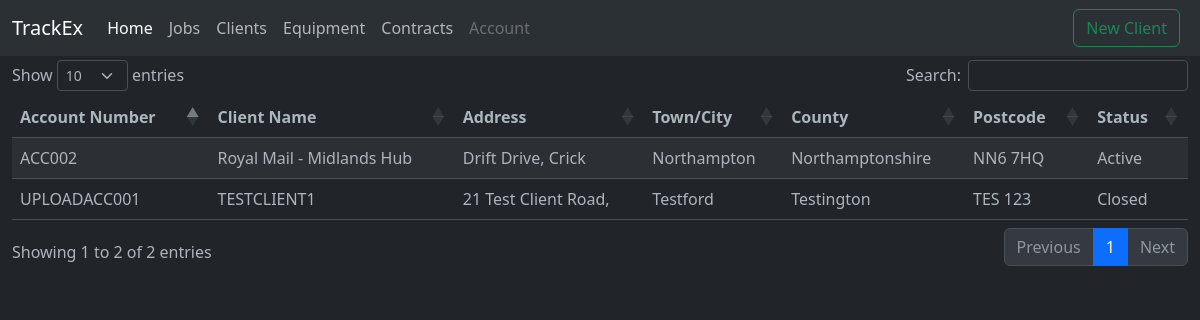
Before: /clients with the older database file.
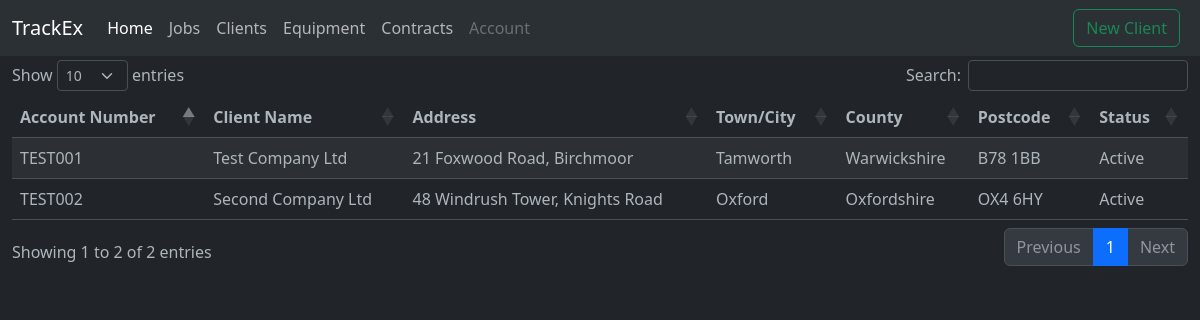
After: the same page with the newer database file.
### tables this page shows
CREATE TABLE clients (
            id INTEGER PRIMARY KEY AUTOINCREMENT,
            account_number TEXT,
            client_name TEXT,
            address_line_1 TEXT,
            address_line_2 TEXT,
            town_city TEXT,
            county TEXT,
            postcode TEXT,
            phone_number TEXT,
            status TEXT,
            date_stamp TEXT
        );

### app.py (the view)
@app.route('/clients')
def clients():
    search_query = request.args.get('search', '', type=str)
    success_message = request.args.get('success', '')
    error_message = request.args.get('error', '')
    conn = get_db()
    if search_query:
        query = '''
            SELECT * FROM clients
            WHERE account_number LIKE ? OR client_name LIKE ? OR address_line_1 LIKE ?
            OR address_line_2 LIKE ? OR town_city LIKE ? OR county LIKE ?
            OR postcode LIKE ? OR phone_number LIKE ? OR status LIKE ?
            ORDER BY id
        '''
        search_params = (f"%{search_query}%",) * 8
        clients = conn.execute(query, search_params).fetchall()
    else:
        clients = conn.execute('''
            SELECT * FROM clients
            ORDER BY id
        ''').fetchall()
    conn.close()
    return render_template('clients.html', clients=clients, success_message=success_message, error_message=error_message)

### app.py (called while the page is built)
def get_db():
    conn = sqlite3.connect(DATABASE)
    conn.row_factory = sqlite3.Row
    return conn

### templates/clients.html (shortened to what this page needs)
            {% include 'header.html' %}
            <button class="btn btn-outline-success me-2" type="button" data-bs-toggle="modal" data-bs-target="#new-client-modal" onclick="searchClients()">New Client</button>
          </div>
        </nav>
    </div>
    <div class="container" style="padding: 1.5%;">
    </div>
    <div class="container-fluid">
        <table id="clients-table" class="table table-striped table-hover" style="cursor: pointer;">
            <thead>
                <tr>
                    <th sortable="true">Account Number</th>
                    <th sortable="true">Client Name</th>
                    <th sortable="true">Address</th>
                    <th sortable="true">Town/City</th>
                    <th sortable="true">County</th>
                    <th sortable="true">Postcode</th>
                    <th sortable="true">Status</th>
                </tr>
            </thead>
            {% for client in clients %}
                <tr class="clickable-row"
                    data-account-number="{{ client.account_number }}"
                    data-client-name="{{ client.client_name }}"
                    data-address-1="{{ client.address_line_1 }}"
                    data-address-2="{{ client.address_line_2 }}"
                    data-town-city="{{ client.town_city }}"
                    data-county="{{ client.county }}"
                    data-postcode="{{ client.postcode }}"
                    data-status="{{ client.status }}">
                    <td>{{ client.account_number }}</td>
                    <td>{{ client.client_name }}</td>
                    <td>{{ client.address_line_1 }}, {{ client.address_line_2 }}</td>
                    <td>{{ client.town_city }}</td>
                    <td>{{ client.county }}</td>
                    <td>{{ client.postcode }}</td>
                    <td>{{ client.status }}</td>
                </tr>
            {% endfor %}
        </table>
    </div>
</body>
</html>

### templates/header.html (shortened to what this page needs)
<!doctype html>
<html lang="en" data-bs-theme="dark">
  <head>
    <link rel="stylesheet" type="text/css" href="https://cdnjs.cloudflare.com/ajax/libs/twitter-bootstrap/5.3.0/css/bootstrap.min.css">
    <link rel="stylesheet" type="text/css" href="https://cdn.datatables.net/1.13.7/css/dataTables.bootstrap5.min.css">
  </head>
  <body>
    <div class="container-fluid">
        <nav class="navbar fixed-top navbar-expand-lg bg-body-tertiary">
          <div class="container-fluid">
            <a class="navbar-brand" href="#">TrackEx</a>
            <div class="collapse navbar-collapse" id="navbarNav">
              <ul class="navbar-nav">
                <li class="nav-item">
                  <a class="nav-link active" aria-current="page" href="/">Home</a>
                </li>
                <li class="nav-item">
                  <a class="nav-link" href="/Jobs">Jobs</a>
                </li>
                <li class="nav-item">
                  <a class="nav-link" href="/clients">Clients</a>
                </li>
                <li class="nav-item">
                  <a class="nav-link" href="/equipment">Equipment</a>
                </li>
                <li class="nav-item">
                  <a class="nav-link" href="/contracts">Contracts</a>
                </li>
                <li class="nav-item">
                  <a class="nav-link disabled" aria-disabled="true">Account</a>
                </li>
              </ul>
            </div>

Changed rows visible on the page:
removed clients: account_number "ACC002", client_name "Royal Mail - Midlands Hub", address_line_1 "Drift Drive", address_line_2 "Crick", town_city "Northampton", county "Northamptonshire", postcode "NN6 7HQ", status "Active"
removed clients: account_number "UPLOADACC001", client_name "TESTCLIENT1", address_line_1 "21 Test Client Road", town_city "Testford", county "Testington", postcode "TES 123", status "Closed"
added clients: account_number "TEST001", client_name "Test Company Ltd", address_line_1 "21 Foxwood Road", address_line_2 "Birchmoor", town_city "Tamworth", county "Warwickshire", postcode "B78 1BB", status "Active"
added clients: account_number "TEST002", client_name "Second Company Ltd", address_line_1 "48 Windrush Tower", address_line_2 "Knights Road", town_city "Oxford", county "Oxfordshire", postcode "OX4 6HY", status "Active"
